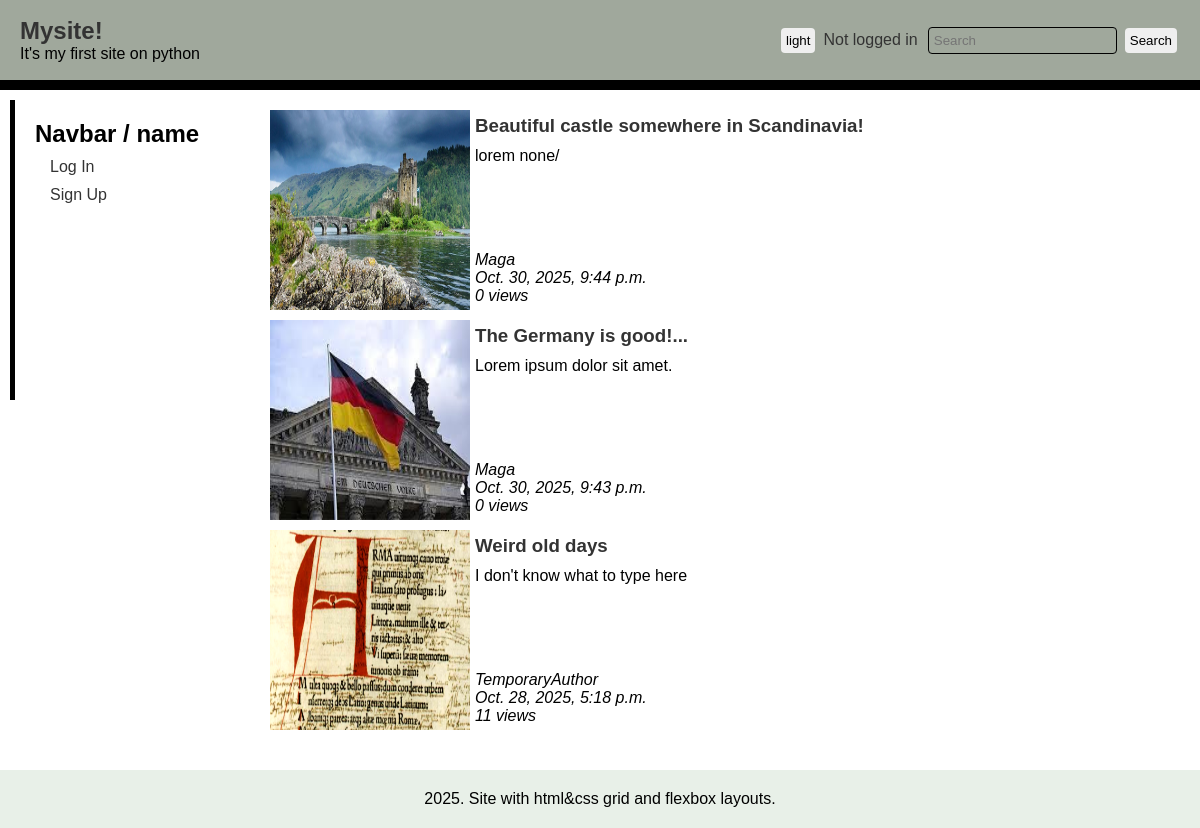
The page / on the database its author committed.
### main/models.py (models this page shows, shortened)
class Post(models.Model):
    slug = models.CharField(max_length=25, unique=True)
    image = models.ImageField(blank=True)
    name = models.CharField(max_length=99)
    text = models.TextField(blank=True)
    author = models.ForeignKey(User, on_delete=models.CASCADE, default=default_author.pk)
    date = models.DateTimeField(auto_now_add=True)
    views = models.IntegerField(default=0)

### main/views.py (the view)
# urls.py: path('', views.index, name="home"),
def index(request):
    posts = Post.objects.all().order_by('-date')[:3]
    data = {
        'posts':posts,
    }
    query = request.GET.get("search-query")
    if query:
        result = Post.objects.filter(name__contains=query) | Post.objects.filter(text__contains=query)
        data["searchResult"] = result
    return render(request, 'main/index.html', context=data)

### main/templates/main/index.html (shortened to what this page needs)
{% load static %}
<!DOCTYPE html>
<html lang="en">
<head>
    <link rel="stylesheet" href="{% static 'main/css/style.css' %}">
</head>
<body>
    {% block header %}
    <header>
        <div class="list-header">
            <div class="brand">
                <a href="{% url 'main:home' %}" class="text-decoration-none"><h2 class="navbar-brand fs-2" style="margin:0;padding:0;">Mysite!</h2></a>
                <span>It's my first site on python</span>
            </div>
        </div>
        <section id="menu">
            <button id="themeLight" class="light">light</button>
            <ul>
                {% if user.is_authenticated %}
                <li><a href="#">{{request.user.username}}</a></li>
                {% else %}
                <li><a href="#">Not logged in</a></li>
                {% endif %}
            </ul>
            <form action="{% url 'main:home' %}" method="GET">
                <input type="search" name="search-query" placeholder="Search">
                <button type="submit">Search</button>
            </form>
        </section>
    </header>
    {% endblock %}
    {% block aside %}
    <aside>
        <h2>Navbar / name</h2>
        <ul>
            {% if user.is_authenticated %}
            <li><a href="{% url 'cabinet:studio' user %}">My Cabinet</a></li>
            <li><a href="{% url 'auth:logout' %}">Log Out</a></li>
            {% else %}
            <li><a href="{% url 'auth:login' %}">Log In</a></li>
            <li><a href="{% url 'auth:signup' %}">Sign Up</a></li>
            {% endif %}
        </ul>
    </aside>
    {% endblock %}
    {% block content %}
    <main>
        {% if searchResult %}
            {% for p in searchResult %}
            <article>
                {% if p.image %}<img src="{{ p.image.url }}">{% else %}<img src="">{% endif %}
                <div class="card">
                    <a href="{% url 'main:post' p.slug %}"><h3 class="card-brand">{{ p.name }}</h3></a>
                    <p>{{ p.text }}</p>
                    <i>{{ p.author }}</i>
                    <i>{{ p.date }}</i>
                    <i>{{ p.views }} views</i>
                </div>
            </article>
            {% endfor %}
        {% else %}
            {% for p in posts %}
            <article>
                {% if p.image %}<img src="{{ p.image.url }}">{% else %}<img src="">{% endif %}
                <div class="card">
                    <a href="{% url 'main:post' p.slug %}"><h3 class="card-brand">{{ p.name }}</h3></a>
                    <p>{{ p.text }}</p>
                    <i>{{ p.author }}</i>
                    <i>{{ p.date }}</i>
                    <i>{{ p.views }} views</i>
                </div>
            </article>
            {% endfor %}
        {% endif %}
    </main>
    {% endblock %}
    {% block footer %}
    <footer>
        <p>2025. Site with html&css grid and flexbox layouts.</p>
    </footer>
    {% endblock %}
</body>
</html>

### main/static/main/css/style.css (style rules this page uses)
*, *::before, *::after { margin: 0; padding: 0; box-sizing: border-box; }
:root { --clr-bg-main: #ffffff; --clr-bg-header: #a0a89c; --clr-bg-footer: #e8f0e8; --text-font: sans-serif; --clr-text: #000000; --clr-link: #333333; --clr-link-active: #88ee35; }
body { display: grid; grid-template-columns: 250px 1fr; grid-template-rows: 90px 1fr auto auto; grid-template-areas: "header header" "sidebar main" "sidebar comments" "footer footer"; grid-gap: 10px; min-height: 100vh; background-color: var(--clr-bg-main); }
body * { font-family: var(--text-font); }
ul { display: flex; align-items: center; list-style-type: none; }
ul li { margin: 0 5px; }
ul li a { text-decoration: none; color: var(--clr-link); transition: .2s; }
input { background-color: transparent; border-radius: 4px; padding: 5px; margin: 5px; border: 1px solid black; }
button { margin: 3px; padding: 5px; border-radius: 4px; border: none; transition: .2s; }
header { grid-area: header; background-color: var(--clr-bg-header); border-bottom: 10px solid #000; display: flex; align-items: center; padding: 20px; }
header .list-header { display: flex; flex-direction: column; justify-content: center; align-items: start; margin-right: auto; }
header .list-header .brand a { text-decoration: none; color: var(--clr-link); font-family: var(--text-font); }
header section { display: flex; align-items: center; }
header section form { display: flex; align-items: center; }
aside { grid-area: sidebar; padding: 20px; max-height: 300px; margin-left: 10px; border-left: 5px solid #000; }
aside ul { flex-direction: column; align-items: start; margin: 10px; }
aside ul li { margin-bottom: 10px; }
main { grid-area: main; padding: 10px; }
main article { width: 100%; height: 200px; display: flex; margin-bottom: 10px; }
main article img { flex-shrink: 0; width: 200px; height: 200px; }
main article .card { display: flex; flex-direction: column; padding: 5px; }
main article .card a { text-decoration: none; color: var(--clr-link); }
main article .card a h3 { margin-bottom: 10px; }
main article .card p { margin-bottom: auto; overflow: hidden; }
main article .card i { display: inline-block; }
footer { grid-area: footer; padding: 20px; background-color: var(--clr-bg-footer); text-align: center; }

### rows shown on the page
Post: image (picture), name "Beautiful castle somewhere in Scandinavia!", text "lorem none/", author "Maga", date "Oct. 30, 2025, 9:44 p.m.", views "0"
Post: image (picture), name "The Germany is good!...", text "Lorem ipsum dolor sit amet.", author "Maga", date "Oct. 30, 2025, 9:43 p.m.", views "0"
Post: image (picture), name "Weird old days", text "I don't know what to type here", author "TemporaryAuthor", date "Oct. 28, 2025, 5:18 p.m.", views "11"
